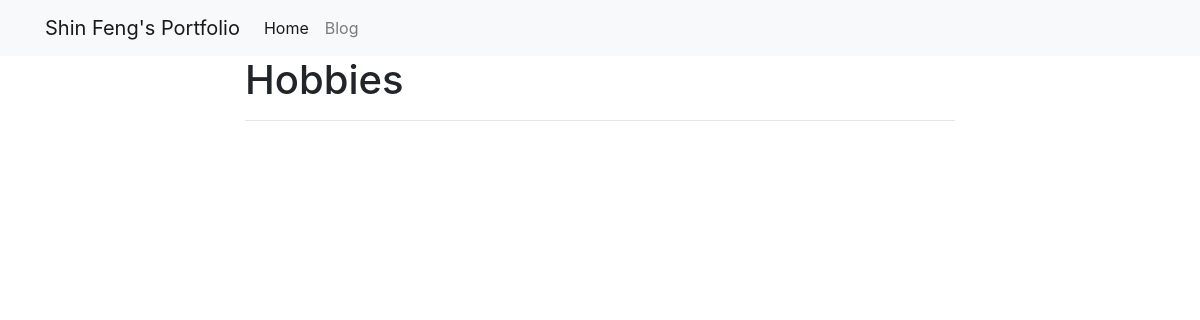
Before: /blog/hobbies/ with the older database file.
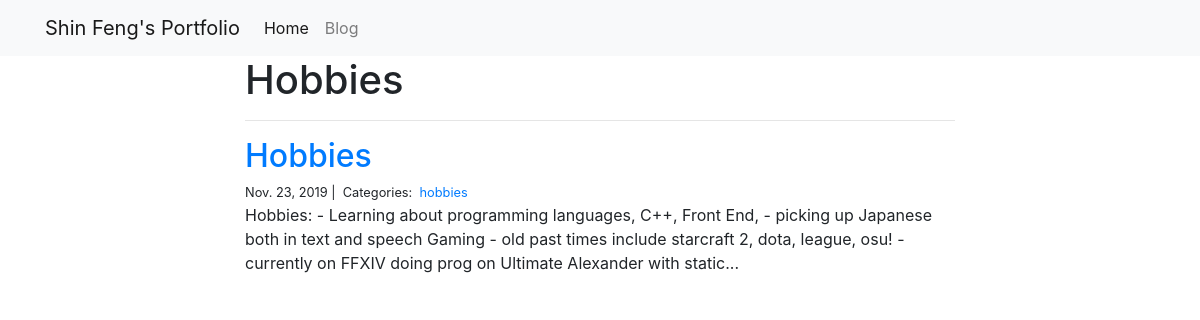
After: the same page with the newer database file.
### blog/models.py (models this page shows)
class Post(models.Model):
    title = models.CharField(max_length=255)
    body = models.TextField()
    created_on = models.DateTimeField(auto_now_add=True)
    last_modified = models.DateTimeField(auto_now=True)
    categories = models.ManyToManyField('Category', related_name='posts')

class Category(models.Model):
    name = models.CharField(max_length=25)

### blog/views.py (the view)
# urls.py: path("<category>/", views.blog_category, name="blog_category"),
def blog_category(request, category):
    posts = Post.objects.filter(
        categories__name__contains=category
    ).order_by(
        '-created_on'
    )
    context = {
        "category": category,
        "posts": posts
    }
    return render(request, "blog_category.html", context)

### blog/templates/blog_category.html
{% extends "base.html" %}
{% block page_content %}
<div class="col-md-8 offset-md-2">
    <h1>{{ category | title }}</h1>
    <hr>
    {% for post in posts %}
    <h2><a href="{% url 'blog_detail' post.pk%}">{{ post.title }}</a></h2>
    <small>
        {{ post.created_on.date }} |&nbsp;
        Categories:&nbsp;
        {% for category in post.categories.all %}
        <a href="{% url 'blog_category' category.name %}">
            {{ category.name }}
        </a>&nbsp;
        {% endfor %}
    </small>
    <p>{{ post.body | slice:":400" }}...</p>
    {% endfor %}
</div>
{% endblock %}

Changed rows visible on the page:
added Post: title "Hobbies", created_on "Nov. 23, 2019", body "Hobbies: - Learning about programming languages, C++, Front End, - picking up Japanese both in text and speech Gaming - old past times include starcraft 2, dota, league, osu! - currently on FFXIV doing prog on Ultimate Alexander with static"
added Category: name "hobbies"
